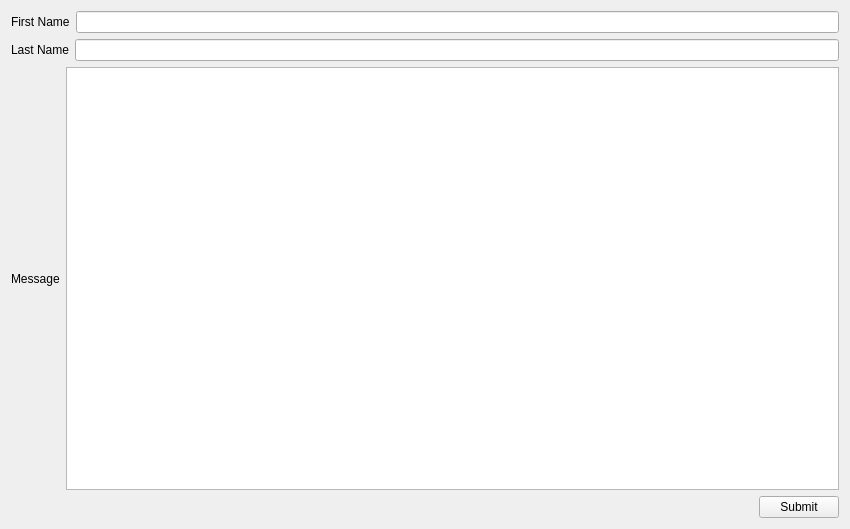
<?xml version="1.0" encoding="UTF-8"?>
<ui version="4.0">
 <class>Widget</class>
 <widget class="QWidget" name="Widget">
  <property name="geometry">
   <rect>
    <x>0</x>
    <y>0</y>
    <width>850</width>
    <height>529</height>
   </rect>
  </property>
  <property name="windowTitle">
   <string>Widget</string>
  </property>
  <layout class="QVBoxLayout" name="verticalLayout">
   <item>
    <layout class="QHBoxLayout" name="horizontalLayout">
     <item>
      <widget class="QLabel" name="label">
       <property name="text">
        <string>First Name</string>
       </property>
      </widget>
     </item>
     <item>
      <widget class="QLineEdit" name="firstName"/>
     </item>
    </layout>
   </item>
   <item>
    <layout class="QHBoxLayout" name="horizontalLayout_2">
     <item>
      <widget class="QLabel" name="label_2">
       <property name="text">
        <string>Last Name</string>
       </property>
      </widget>
     </item>
     <item>
      <widget class="QLineEdit" name="lastName"/>
     </item>
    </layout>
   </item>
   <item>
    <layout class="QHBoxLayout" name="horizontalLayout_3">
     <item>
      <widget class="QLabel" name="label_3">
       <property name="text">
        <string>Message</string>
       </property>
      </widget>
     </item>
     <item>
      <widget class="QTextEdit" name="msg"/>
     </item>
    </layout>
   </item>
   <item>
    <layout class="QHBoxLayout" name="horizontalLayout_4">
     <item>
      <spacer name="horizontalSpacer">
       <property name="orientation">
        <enum>Qt::Horizontal</enum>
       </property>
       <property name="sizeHint" stdset="0">
        <size>
         <width>40</width>
         <height>20</height>
        </size>
       </property>
      </spacer>
     </item>
     <item>
      <widget class="QPushButton" name="pushButton">
       <property name="text">
        <string>Submit</string>
       </property>
      </widget>
     </item>
    </layout>
   </item>
  </layout>
 </widget>
 <resources/>
 <connections/>
</ui>
